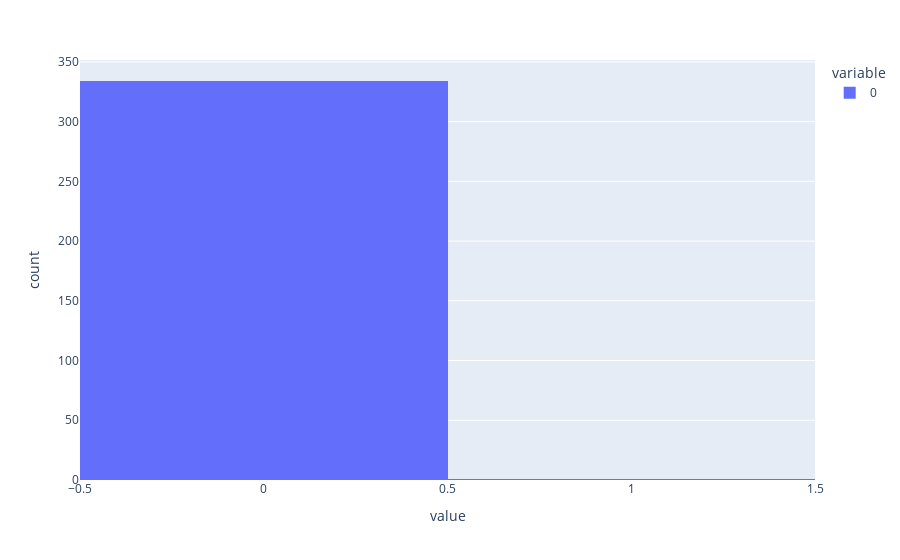
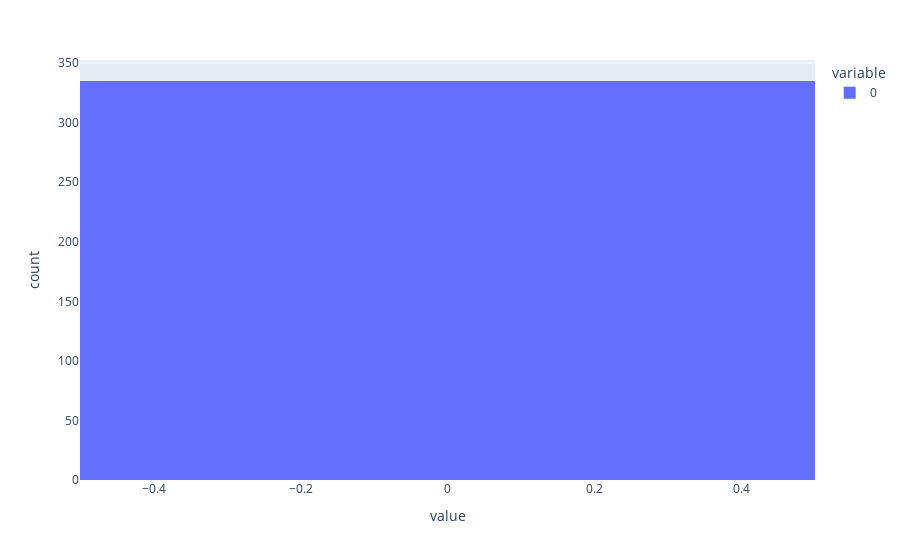
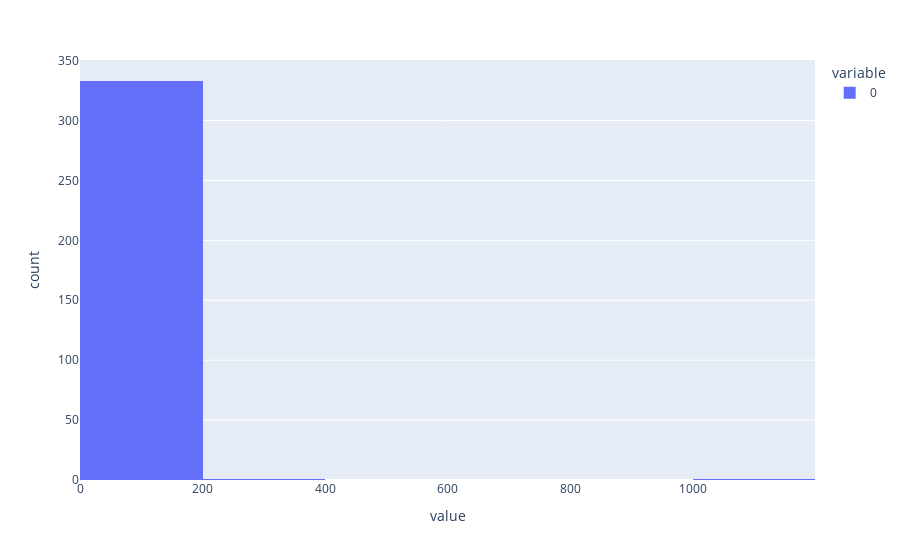
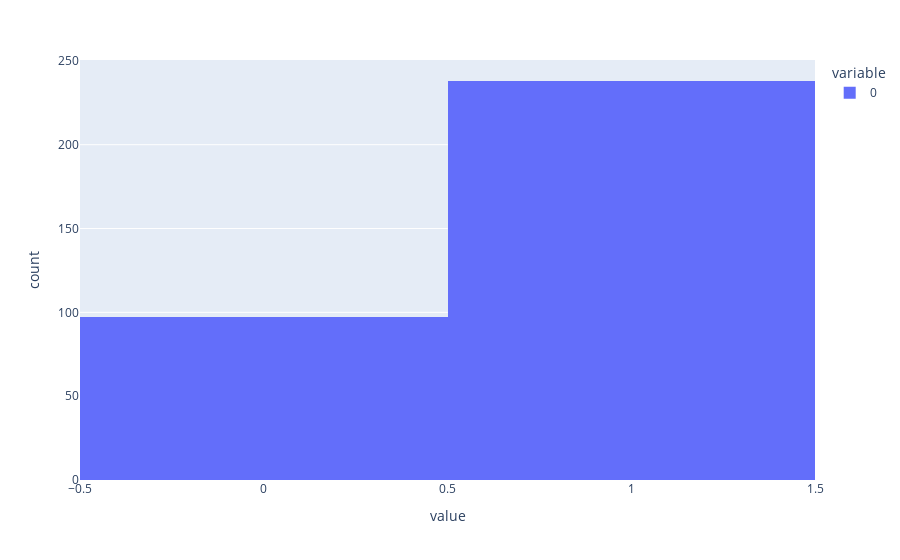

Notebook source saved alongside these figures, in order:
### Markdown cell above
## Global stats

### Code cell
for k in results.metrics.keys():
    print(k)
    print("count", len(results.metrics[k]))
    print("mean", np.mean(results.metrics[k]))
    print("std", np.std(results.metrics[k]))
    print("max", np.max(results.metrics[k]))
    print("min", np.min(results.metrics[k]))
    print()
    px.histogram(results.metrics[k]).show()

### Figure 1 — Plotly figure (JSON) as saved in the notebook; plotly's stock layout.template omitted (floating-point values rounded to 4 significant figures; data arrays with more than 128 entries replaced by an {"elided": "..."} marker saying what was removed)
{"data": [{"bingroup": "x", "hovertemplate": "variable=0<br>value=%{x}<br>count=%{y}<extra></extra>", "legendgroup": "0", "marker": {"color": "#636efa", "pattern": {"shape": ""}}, "name": "0", "orientation": "v", "showlegend": true, "type": "histogram", "x": {"elided": "335 float values"}, "xaxis": "x", "yaxis": "y"}], "layout": {"barmode": "relative", "legend": {"title": {"text": "variable"}, "tracegroupgap": 0}, "margin": {"t": 60}, "xaxis": {"anchor": "y", "domain": [0, 1], "title": {"text": "value"}}, "yaxis": {"anchor": "x", "domain": [0, 1], "title": {"text": "count"}}}}

### Figure 2 — Plotly figure (JSON) as saved in the notebook; plotly's stock layout.template omitted (floating-point values rounded to 4 significant figures; data arrays with more than 128 entries replaced by an {"elided": "..."} marker saying what was removed)
{"data": [{"bingroup": "x", "hovertemplate": "variable=0<br>value=%{x}<br>count=%{y}<extra></extra>", "legendgroup": "0", "marker": {"color": "#636efa", "pattern": {"shape": ""}}, "name": "0", "orientation": "v", "showlegend": true, "type": "histogram", "x": {"elided": "335 float values"}, "xaxis": "x", "yaxis": "y"}], "layout": {"barmode": "relative", "legend": {"title": {"text": "variable"}, "tracegroupgap": 0}, "margin": {"t": 60}, "xaxis": {"anchor": "y", "domain": [0, 1], "title": {"text": "value"}}, "yaxis": {"anchor": "x", "domain": [0, 1], "title": {"text": "count"}}}}

### Figure 3 — Plotly figure (JSON) as saved in the notebook; plotly's stock layout.template omitted (floating-point values rounded to 4 significant figures; data arrays with more than 128 entries replaced by an {"elided": "..."} marker saying what was removed)
{"data": [{"bingroup": "x", "hovertemplate": "variable=0<br>value=%{x}<br>count=%{y}<extra></extra>", "legendgroup": "0", "marker": {"color": "#636efa", "pattern": {"shape": ""}}, "name": "0", "orientation": "v", "showlegend": true, "type": "histogram", "x": {"elided": "335 float values"}, "xaxis": "x", "yaxis": "y"}], "layout": {"barmode": "relative", "legend": {"title": {"text": "variable"}, "tracegroupgap": 0}, "margin": {"t": 60}, "xaxis": {"anchor": "y", "domain": [0, 1], "title": {"text": "value"}}, "yaxis": {"anchor": "x", "domain": [0, 1], "title": {"text": "count"}}}}

### Figure 4 — Plotly figure (JSON) as saved in the notebook; plotly's stock layout.template omitted (floating-point values rounded to 4 significant figures; data arrays with more than 128 entries replaced by an {"elided": "..."} marker saying what was removed)
{"data": [{"bingroup": "x", "hovertemplate": "variable=0<br>value=%{x}<br>count=%{y}<extra></extra>", "legendgroup": "0", "marker": {"color": "#636efa", "pattern": {"shape": ""}}, "name": "0", "orientation": "v", "showlegend": true, "type": "histogram", "x": {"elided": "335 float values"}, "xaxis": "x", "yaxis": "y"}], "layout": {"barmode": "relative", "legend": {"title": {"text": "variable"}, "tracegroupgap": 0}, "margin": {"t": 60}, "xaxis": {"anchor": "y", "domain": [0, 1], "title": {"text": "value"}}, "yaxis": {"anchor": "x", "domain": [0, 1], "title": {"text": "count"}}}}
